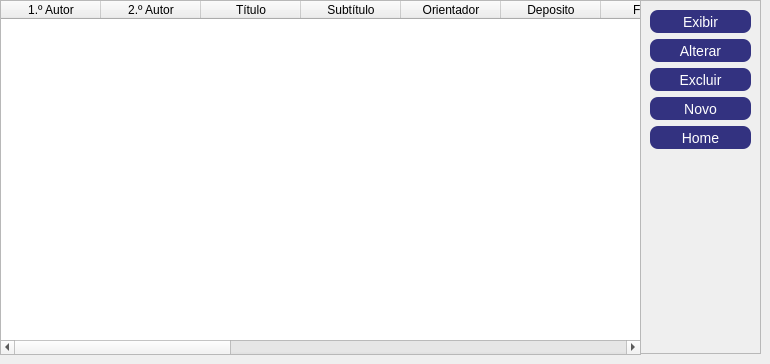
         <widget class="QWidget" name="tab_lista_teses">
          <attribute name="title">
           <string>Trabalhos Acadêmicos</string>
          </attribute>
          <widget class="QTableWidget" name="tableWidget_lista_teses">
           <property name="geometry">
            <rect>
             <x>0</x>
             <y>0</y>
             <width>641</width>
             <height>355</height>
            </rect>
           </property>
           <column>
            <property name="text">
             <string>1.º Autor</string>
            </property>
           </column>
           <column>
            <property name="text">
             <string>2.º Autor</string>
            </property>
           </column>
           <column>
            <property name="text">
             <string>Título</string>
            </property>
           </column>
           <column>
            <property name="text">
             <string>Subtítulo</string>
            </property>
           </column>
           <column>
            <property name="text">
             <string>Orientador</string>
            </property>
           </column>
           <column>
            <property name="text">
             <string>Deposito</string>
            </property>
           </column>
           <column>
            <property name="text">
             <string>Folhas</string>
            </property>
           </column>
           <column>
            <property name="text">
             <string>Tipo do Trabalho</string>
            </property>
           </column>
           <column>
            <property name="text">
             <string>Grau</string>
            </property>
           </column>
           <column>
            <property name="text">
             <string>Instituto</string>
            </property>
           </column>
           <column>
            <property name="text">
             <string>Universidade</string>
            </property>
           </column>
           <column>
            <property name="text">
             <string>Local</string>
            </property>
           </column>
           <column>
            <property name="text">
             <string>Ano</string>
            </property>
           </column>
           <column>
            <property name="text">
             <string>Versão</string>
            </property>
           </column>
           <column>
            <property name="text">
             <string>Site</string>
            </property>
           </column>
           <column>
            <property name="text">
             <string>Acesso</string>
            </property>
           </column>
           <column>
            <property name="text">
             <string>Referência</string>
            </property>
           </column>
          </widget>
          <widget class="QFrame" name="frame_lista_teses_botoes">
           <property name="geometry">
            <rect>
             <x>640</x>
             <y>0</y>
             <width>121</width>
             <height>354</height>
            </rect>
           </property>
           <property name="styleSheet">
            <string notr="true">QPushButton {
	font-family: 'Candara', Arial, sans-serif;
	font-size: 14px;
	background-color: rgb(51, 50, 128);
	border-radius: 8px;
	height: 23px;
	color: rgb(255, 255, 255);
}</string>
           </property>
           <property name="frameShape">
            <enum>QFrame::StyledPanel</enum>
           </property>
           <property name="frameShadow">
            <enum>QFrame::Raised</enum>
           </property>
           <layout class="QGridLayout" name="gridLayout_10">
            <item row="7" column="0">
             <widget class="QPushButton" name="pushButton_lista_teses_novo">
              <property name="text">
               <string>Novo</string>
              </property>
             </widget>
            </item>
            <item row="5" column="0">
             <widget class="QPushButton" name="pushButton_lista_teses_excluir">
              <property name="text">
               <string>Excluir</string>
              </property>
             </widget>
            </item>
            <item row="9" column="0">
             <spacer name="verticalSpacer_6">
              <property name="orientation">
               <enum>Qt::Vertical</enum>
              </property>
              <property name="sizeHint" stdset="0">
               <size>
                <width>20</width>
                <height>40</height>
               </size>
              </property>
             </spacer>
            </item>
            <item row="8" column="0">
             <widget class="QPushButton" name="pushButton_lista_teses_home">
              <property name="text">
               <string>Home</string>
              </property>
             </widget>
            </item>
            <item row="3" column="0">
             <widget class="QPushButton" name="pushButton_lista_teses_exibir">
              <property name="text">
               <string>Exibir</string>
              </property>
             </widget>
            </item>
            <item row="4" column="0">
             <widget class="QPushButton" name="pushButton_lista_teses_alterar">
              <property name="text">
               <string>Alterar</string>
              </property>
             </widget>
            </item>
           </layout>
          </widget>
         </widget>
